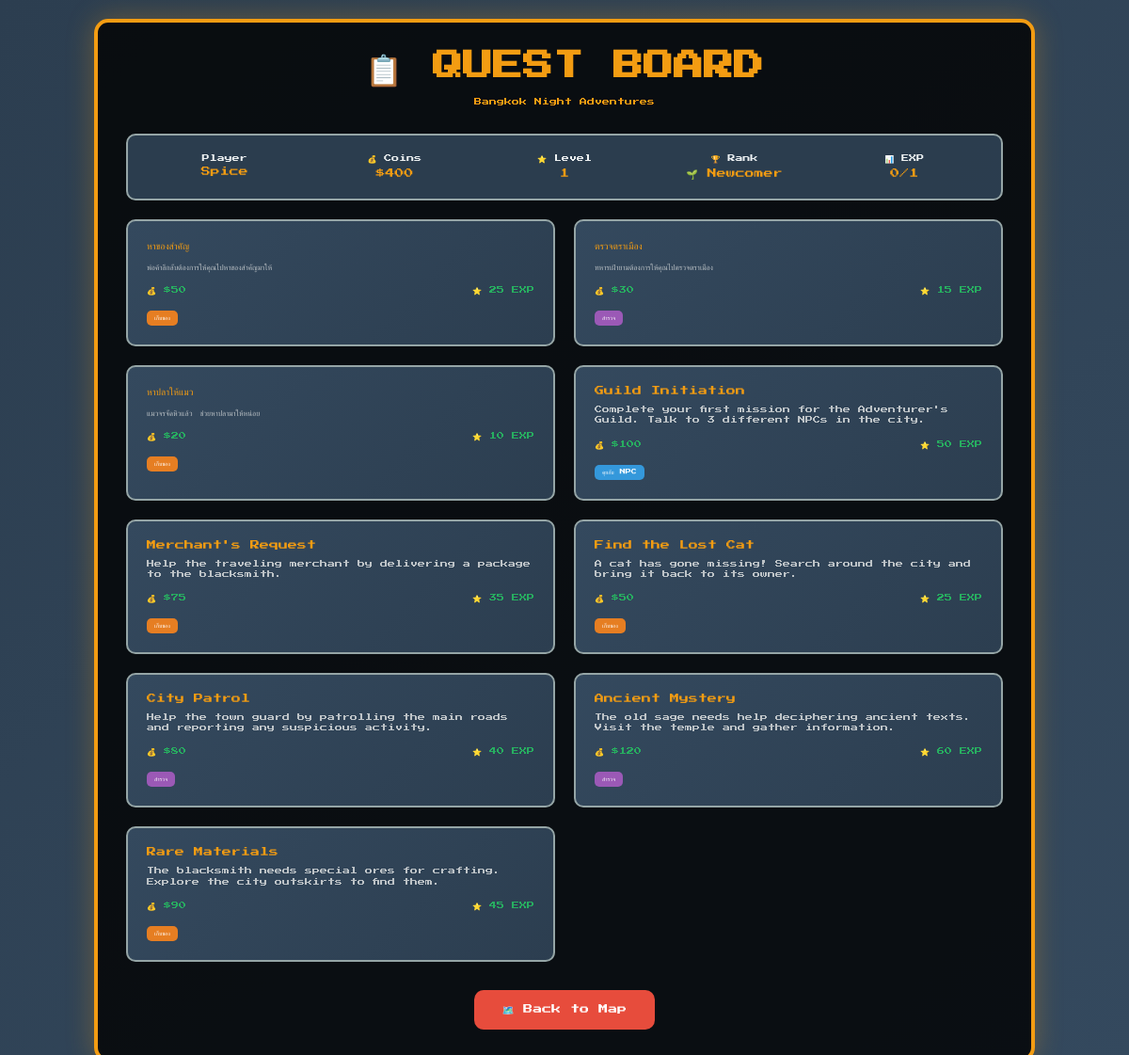
The page /quests/ (signed in) on the database its author committed.
### game/models.py (models this page shows, shortened)
class UserProfile(models.Model):
    RANK_CHOICES = [
        ('newcomer', 'Newcomer 🌱'),
        ('regular', 'Regular 🍺'),
        ('connoisseur', 'Connoisseur 🥃'),
        ('master', 'Master 🍷'),
        ('legend', 'Legend 👑'),
    ]
    user = models.OneToOneField(User, on_delete=models.CASCADE)
    coins = models.IntegerField(default=400)  # Game currency
    character_x = models.IntegerField(default=400)  # Character X position
    character_y = models.IntegerField(default=300)  # Character Y position
    character_sprite = models.CharField(max_length=50, default='player.png')
    level = models.IntegerField(default=1)
    experience = models.IntegerField(default=0)
    bar_points = models.IntegerField(default=0)  # Bar points for ranking up
    rank = models.CharField(max_length=20, choices=RANK_CHOICES, default='newcomer')
    created_at = models.DateTimeField(auto_now_add=True)
    def get_rank_display_with_icon(self):
        rank_icons = {
            'newcomer': '🌱 Newcomer',
            'regular': '🍺 Regular',
            'connoisseur': '🥃 Connoisseur',
            'master': '🍷 Master',
            'legend': '👑 Legend',
        }
        return rank_icons.get(self.rank, '🌱 Newcomer')

class Quest(models.Model):
    QUEST_TYPES = [
        ('talk', 'คุยกับ NPC'),
        ('collect', 'เก็บของ'),
        ('explore', 'สำรวจ'),
    ]
    title = models.CharField(max_length=200)
    description = models.TextField()
    quest_type = models.CharField(max_length=20, choices=QUEST_TYPES)
    reward_coins = models.IntegerField()
    reward_exp = models.IntegerField()
    is_active = models.BooleanField(default=True)

### game/views.py (the view)
# urls.py: path('quests/', views.quest_board, name='quest_board'),
@login_required
def quest_board(request):
    profile, created = UserProfile.objects.get_or_create(user=request.user)
    available_quests = Quest.objects.filter(is_active=True)
    user_quests = UserQuest.objects.filter(user=request.user, is_completed=False)
    context = {
        'profile': profile,
        'available_quests': available_quests,
        'user_quests': user_quests,
    }
    return render(request, 'game/quest_board.html', context)

### templates/game/quest_board.html (shortened to what this page needs)
{% load static %}
<!doctype html>
<html lang="en">
<head>
</head>
<body>
  <div class="quest-board">
    <div class="board-header">
      <h1>📋 QUEST BOARD</h1>
      <p style="font-size: 8px; margin-top: 10px;">Bangkok Night Adventures</p>
    </div>
    <div class="player-stats">
      <div class="stats-grid">
        <div class="stat-item">
          <div>Player</div>
          <div class="stat-value">{{ user.username }}</div>
        </div>
        <div class="stat-item">
          <div>💰 Coins</div>
          <div class="stat-value">${{ profile.coins }}</div>
        </div>
        <div class="stat-item">
          <div>⭐ Level</div>
          <div class="stat-value">{{ profile.level }}</div>
        </div>
        <div class="stat-item">
          <div>🏆 Rank</div>
          <div class="stat-value">{{ profile.get_rank_display_with_icon }}</div>
        </div>
        <div class="stat-item">
          <div>📊 EXP</div>
          <div class="stat-value">{{ profile.experience }}/{{ profile.level|add:"00" }}</div>
        </div>
      </div>
    </div>
    <div class="quest-grid">
      {% for quest in available_quests %}
        <div class="quest-card" onclick="selectQuest({{ quest.id }})">
          <div class="quest-title">{{ quest.title }}</div>
          <div class="quest-description">{{ quest.description }}</div>
          <div class="quest-rewards">
            <div class="reward">💰 ${{ quest.reward_coins }}</div>
            <div class="reward">⭐ {{ quest.reward_exp }} EXP</div>
          </div>
          <div class="quest-type {{ quest.quest_type }}">{{ quest.get_quest_type_display }}</div>
        </div>
      {% empty %}
        <div class="quest-card">
          <div class="quest-title">No Quests Available</div>
          <div class="quest-description">Check back later for new adventures!</div>
        </div>
      {% endfor %}
    </div>
    <div style="text-align: center; margin-top: 30px;">
      <button class="back-button" onclick="goBack()">🗺️ Back to Map</button>
    </div>
  </div>
</body>
</html>

### templates/game/quest_board.html (style rules this page uses)
* { margin: 0; padding: 0; box-sizing: border-box; }
body { font-family: 'Press Start 2P', cursive; background: linear-gradient(135deg, #2c3e50, #34495e); color: #ecf0f1; min-height: 100vh; padding: 20px; }
.quest-board { max-width: 1000px; margin: 0 auto; background: rgba(0, 0, 0, 0.8); border: 4px solid #f39c12; border-radius: 15px; padding: 30px; box-shadow: 0 0 30px rgba(243, 156, 18, 0.3); }
.board-header { text-align: center; margin-bottom: 30px; color: #f39c12; font-size: 16px; }
.quest-grid { display: grid; grid-template-columns: repeat(auto-fit, minmax(300px, 1fr)); gap: 20px; margin-bottom: 30px; }
.quest-card { background: linear-gradient(135deg, #34495e, #2c3e50); border: 2px solid #95a5a6; border-radius: 10px; padding: 20px; transition: all 0.3s ease; cursor: pointer; }
.quest-title { color: #f39c12; font-size: 10px; margin-bottom: 10px; }
.quest-description { color: #bdc3c7; font-size: 8px; line-height: 1.4; margin-bottom: 15px; }
.quest-rewards { display: flex; justify-content: space-between; align-items: center; margin-bottom: 10px; }
.reward { color: #27ae60; font-size: 8px; }
.quest-type { background: #e74c3c; color: white; padding: 4px 8px; border-radius: 5px; font-size: 6px; display: inline-block; }
.quest-type.talk { background: #3498db; }
.quest-type.collect { background: #e67e22; }
.quest-type.explore { background: #9b59b6; }
.back-button { background: #e74c3c; color: white; border: none; padding: 15px 30px; border-radius: 10px; font-family: inherit; font-size: 10px; cursor: pointer; transition: all 0.3s ease; }
.player-stats { background: rgba(52, 73, 94, 0.8); border: 2px solid #95a5a6; border-radius: 10px; padding: 20px; margin-bottom: 20px; }
.stats-grid { display: grid; grid-template-columns: repeat(auto-fit, minmax(150px, 1fr)); gap: 15px; }
.stat-item { text-align: center; font-size: 8px; }
.stat-value { color: #f39c12; font-size: 10px; margin-top: 5px; }

### rows shown on the page
UserProfile: coins "400", level "1", get_rank_display_with_icon "🌱 Newcomer", experience "0", level|add "1"
Quest: title "หาของสำคัญ", description "พ่อค้าลึกลับต้องการให้คุณไปหาของสำคัญมาให้", reward_coins "50", reward_exp "25", quest_type "เก็บของ"
Quest: title "ตรวจตราเมือง", description "ทหารเฝ้ายามต้องการให้คุณไปตรวจตราเมือง", reward_coins "30", reward_exp "15", quest_type "สำรวจ"
Quest: title "หาปลาให้แมว", description "แมวจรจัดหิวแล้ว ช่วยหาปลามาให้หน่อย", reward_coins "20", reward_exp "10", quest_type "เก็บของ"
Quest: title "Guild Initiation", description "Complete your first mission for the Adventurer's Guild. Talk to 3 different NPCs in the city.", reward_coins "100", reward_exp "50", quest_type "คุยกับ NPC"
Quest: title "Merchant's Request", description "Help the traveling merchant by delivering a package to the blacksmith.", reward_coins "75", reward_exp "35", quest_type "เก็บของ"
Quest: title "Find the Lost Cat", description "A cat has gone missing! Search around the city and bring it back to its owner.", reward_coins "50", reward_exp "25", quest_type "เก็บของ"
Quest: title "City Patrol", description "Help the town guard by patrolling the main roads and reporting any suspicious activity.", reward_coins "80", reward_exp "40", quest_type "สำรวจ"
Quest: title "Ancient Mystery", description "The old sage needs help deciphering ancient texts. Visit the temple and gather information.", reward_coins "120", reward_exp "60", quest_type "สำรวจ"
Quest: title "Rare Materials", description "The blacksmith needs special ores for crafting. Explore the city outskirts to find them.", reward_coins "90", reward_exp "45", quest_type "เก็บของ"

### other values the page prints
{{ user.username }} "Spice"
